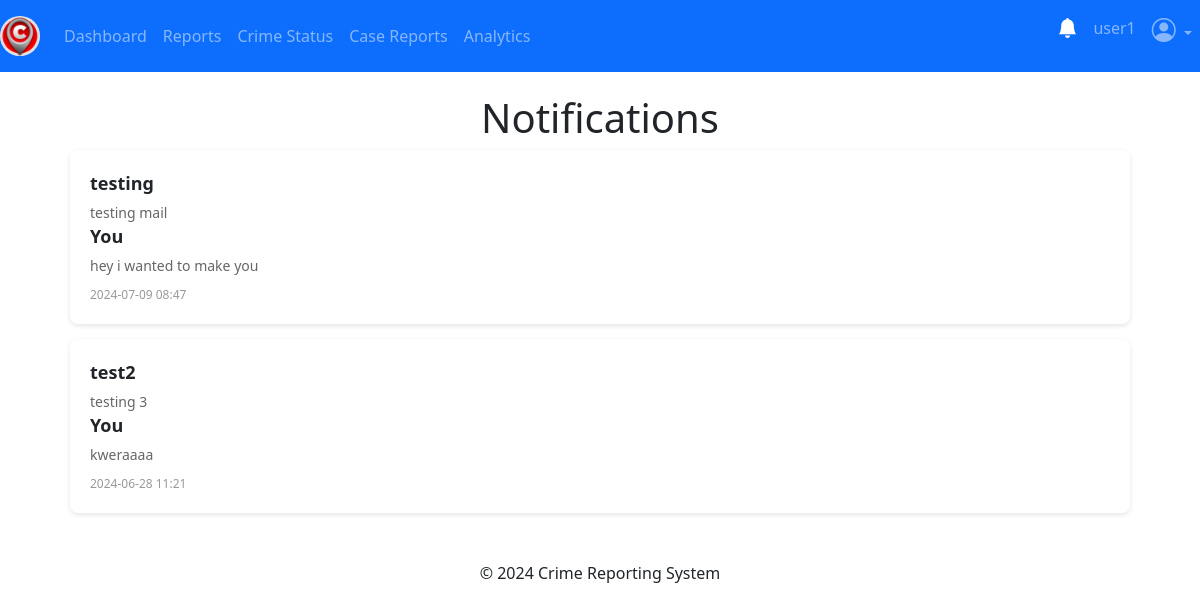
Screenshot of /admin/notifications (signed in) with the database file from the repository.
### app/users/models.py (models this page shows, shortened)
class User(db.Model, UserMixin):
    id = db.Column(db.Integer, primary_key=True)
    username = db.Column(db.String(80), unique=True, nullable=False)
    email = db.Column(db.String(120), unique=True, nullable=False)
    password = db.Column(db.String(128), nullable=False)
    crimes = db.relationship('Crime', backref='reporter', lazy=True)
    users = db.relationship('Register', backref='user', uselist=False)
    messages = db.relationship('Message', backref='sender', lazy=True)

### app/posts/models.py (models this page shows, shortened)
class Message(db.Model, UserMixin):
    id = db.Column(db.Integer, primary_key=True)
    first_name = db.Column(db.String(100), nullable=False)
    last_name = db.Column(db.String(100), nullable=True)
    email_address = db.Column(db.String(120), nullable=False)
    message = db.Column(db.Text, nullable=False)
    reply = db.Column(db.Text, nullable=True)
    date_received = db.Column(db.DateTime(timezone=True), default=current_time())
    sender_id = db.Column(db.Integer, db.ForeignKey('user.id'))

### app/admins/routes.py (the view)
@admins.route('/admin/notifications')
@admin_required
def notifications():
    search_notifications = request.args.get('search_notifications', '')
    messages = []
    try:
        if search_notifications:
            messages = Message.query.filter(
                or_(
                    Message.incident_location.ilike(f'%{search_notifications}%'),
                    Message.issued_by.ilike(f'%{search_notifications}%'),
                    Message.date_of_incident.ilike(f'%{search_notifications}%'),
                    Message.time_of_incident.ilike(f'%{search_notifications}%'),
                    Message.date_received.ilike(f'%{search_notifications}%'),
                    Message.crime_status.ilike(f'%{search_notifications}%')
                )
            ).order_by(Message.date_received.desc()).all()
        else:
            messages = Message.query.order_by(Message.date_received.desc()).all()
        if not messages:
            flash("No messages found.", "info")
    except Exception as e:
        current_app.logger.error(f"Database error: {str(e)}")
        flash("An error occurred while retrieving messages. Please try again later.", "danger")
    return render_template('/admin/notifications.html', messages=messages)

### app/__init__.py (called while the page is built)
@login_manager.user_loader
def load_user(user_id):
    return models.User.query.get(user_id)

### app/admins/routes.py (called while the page is built)
def admin_required(f):
    @wraps(f)
    def decorated_function(*args, **kwargs):
        if not session.get('admin_id'):
            flash('You need to be logged in as an admin to access the page.', 'danger')
            return redirect(url_for('admins.adminIndex'))
        return f(*args, **kwargs)
    return decorated_function

### app/templates/admin/notifications.html (shortened to what this page needs)
{% extends 'admin/layout.html' %} {% block content %}
<!DOCTYPE html>
<html lang="en">
  <head>
  </head>
  <body>
    <h1>Notifications</h1>
    {% if messages %}
    <div class="notification-container">
      {% for message in messages %}
      <div class="notification-card" data-notification-id="{{ message.id }}">
        <a
          href="{{ url_for('admins.view_message', id=message.id) }}"
          class="notification-link"
        >
          <div class="notification-title">{{ message.first_name }}</div>
          <div class="notification-description">{{ message.message }}</div>
          <div class="notification-title">You</div>
          <div class="notification-description">{{ message.reply }}</div>
          <div class="notification-time">
            {{ message.date_received.strftime('%Y-%m-%d %H:%M') }}
          </div>
        </a>
      </div>
    </div>
    {% endfor %} {% else %}
    <h3 style="text-align: center">
      <i class="bi bi-envelope-x-fill h2"></i> No Notifications.
    </h3>
    {% endif %}
  </body>
</html>
{% endblock content %}

### app/templates/admin/layout.html (shortened to what this page needs)
<!DOCTYPE html>
<html lang="en">
  <head>
    <link
      rel="stylesheet"
      href="https://cdn.jsdelivr.net/npm/bootstrap-icons@1.11.3/font/bootstrap-icons.min.css"
    />
    <link
      href="https://stackpath.bootstrapcdn.com/bootstrap/4.5.2/css/bootstrap.min.css"
      rel="stylesheet"
    />
    <link
      href="https://cdn.jsdelivr.net/npm/bootstrap@5.3.3/dist/css/bootstrap.min.css"
      rel="stylesheet"
    />
  </head>
  <body>
    <nav class="navbar navbar-expand-md navbar-dark bg-primary fixed-top">
      {% if session.get('admin_name') %}
      <a
        class="navbar-brand nav-link active"
        href="{{ url_for('admins.adminDashboard') }}"
        ><img src="{{ url_for('static', filename='img/logo1.png') }}" alt="E-Security" class="d-inline-block align-top navbar-brand-img">
      </a>
      {% else %}
      <a
        class="navbar-brand nav-link active"
        href="{{ url_for('main.home_page') }}"
        ><img src="{{ url_for('static', filename='img/logo1.png') }}" alt="E-Security" class="d-inline-block align-top navbar-brand-img">
      </a>
      {% endif %}
      <div class="collapse navbar-collapse" id="navbarSupportedContent">
        {% if session.get('admin_name') %}
        <ul class="navbar-nav">
          <li class="new-item {% if request.endpoint == 'admins.adminDashboard' %}active{% endif %}">
            <a class="nav-link" href="{{ url_for('admins.adminDashboard') }}"
              >Dashboard</a
            >
          </li>
          <li class="new-item {% if request.endpoint == 'admins.reports' %}active{% endif %}">
            <a class="nav-link" href="{{ url_for('admins.reports') }}"
              >Reports</a
            >
          </li>
          <li class="new-item {% if request.endpoint == 'admins.crimeStatus' %}active{% endif %}">
            <a class="nav-link" href="{{ url_for('admins.crimeStatus') }}"
              >Crime Status</a
            >
          </li>
          <li class="new-item {% if request.endpoint == 'admins.case_reports' %}active{% endif %}">
            <a class="nav-link" href="{{ url_for('admins.case_reports') }}"
              >Case Reports</a
            >
          </li>
          <li class="new-item {% if request.endpoint == 'admins.analytics' %}active{% endif %}">
            <a class="nav-link" href="{{ url_for('admins.analytics') }}"
              >Analytics</a
            >
          </li>
        </ul>
        <ul class="navbar-nav ms-auto">
          <li class="nav-item {% if request.endpoint == 'admins.notifications' %}active{% endif %}">
            <a class="nav-link" href="{{ url_for('admins.notifications') }}"
              ><i class="bi bi-bell-fill h5" style="color: dark"></i
            ></a>
          </li>
          <li class="nav-item">
            <p class="nav-link">{{ session.get('admin_name') }}</p>
          </li>
          <li class="nav-item dropdown {% if request.endpoint == 'admins.adminChangePassword' %}active{% endif %}">
            <a
              class="nav-link dropdown-toggle"
              href="#"
              role="button"
              data-bs-toggle="dropdown"
              aria-expanded="false"
            >
              <i class="bi bi-person-circle h4"></i>
            </a>
          </li>
        </ul>
        {% else %}
        <ul class="navbar-nav">
        <li class="nav-item {% if request.endpoint == 'main.about' %}active{% endif %}">
          <a class="nav-link" href="{{ url_for('main.about') }}">About</a>
        </li>
        </ul>
        {% endif %}
      </div>
    </nav>
    <br />
    {% block content %} {% endblock content %}
    <footer class="text-center mt-5">
      <p>&copy; 2024 Crime Reporting System</p>
    </footer>
  </body>
</html>

### app/templates/admin/layout.html (style rules this page uses)
body { height: 100%; width: 100%; padding-top: 40px; }
.navbar-brand-img { height: 40px; width: auto; border-radius: 50%; object-fit: cover; }

### app/templates/admin/notifications.html (style rules this page uses)
body { margin: 0; padding: 70px; }
.notification-container { max-width: 100%; margin: 0 auto; padding: 20; }
.notification-card { background-color: white; border-radius: 8px; box-shadow: 0 2px 5px rgba(0, 0, 0, 0.1); margin-bottom: 15px; overflow: hidden; transition: box-shadow 0.3s ease; }
.notification-link { display: block; padding: 20px; color: inherit; text-decoration: none; }
.notification-title { font-size: 18px; font-weight: bold; margin-bottom: 5px; }
.notification-description { font-size: 14px; color: #666; }
.notification-time { font-size: 12px; color: #999; margin-top: 10px; }
h1 { text-align: center; }

### rows the page displays
User: get "user1"
Message: first_name "testing", message "testing mail", reply "hey i wanted to make you", date_received "2024-07-09 08:47"
Message: first_name "test2", message "testing 3", reply "kweraaaa", date_received "2024-06-28 11:21"
